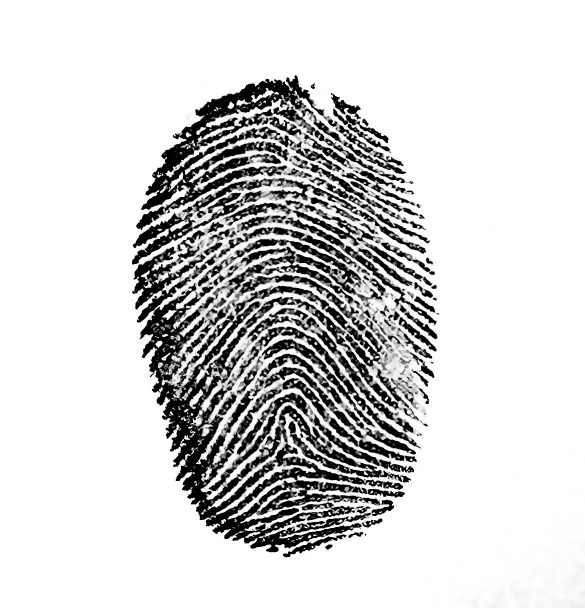
#> input picture minutiae_detection/input/empreinteS3.jpg, 1170 x 1215 px, found by its file name (shown at 1/2 size)
$ python delaunay.py   (older library calls are emulated)
#> lines starting #> are read from the running program, lines starting #| are printed output that depends on the picture; after the words box and inside, x2 and y2 are one past the last pixel; in counts of white or black regions, pixels touching at a corner belong together
#> in pretraitements, image is the input picture: shape (1215, 1170); min 0, max 255, mean 211.6
#> in pretraitements, `image = cv2.resize(image, (512, 512))`:
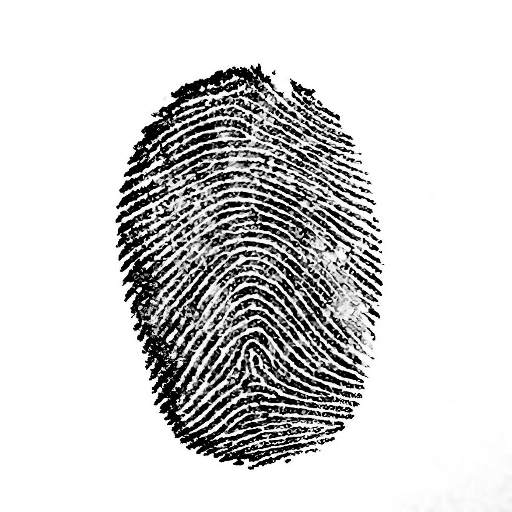
#> image: shape (512, 512); min 0, max 255, mean 211.6
### minutiae_detection/pretraitement.py
import cv2
import numpy as np
import matplotlib.pyplot as plt
from skimage.morphology import skeletonize
from scipy.ndimage import binary_opening
from orientation import fun_orientation
from masque import masque_fun_v3


#. Pretraitement de base

# [5 lines left out: function niv_de_gris, not called in this run]


"""
normilise :imposer  moyenne et variance a atteindre ici M0 et VAR0

formule que l'on veut traduire  (cf article)
$$
\
G(i,j) =
\begin{cases}
M_0 + \sqrt{\dfrac{VAR_0 \, (I(i,j) - M)^2}{VAR}}, & \text{si } I(i,j) > M \\[1.2em]
M_0 - \sqrt{\dfrac{VAR_0 \, (I(i,j) - M)^2}{VAR}}, & \text{sinon.}
\end{cases}
\
$$
$$
\
M = \dfrac{1}{N} \sum_{i,j} I(i,j),
\qquad
VAR = \dfrac{1}{N} \sum_{i,j} \bigl(I(i,j) - M\bigr)^2
\
$$
"""

def normalise_fun(img_grise, M0=100.0, VAR0=100.0):

#> called with M0 = 100, VAR0 = 100
    I = img_grise.astype(np.float64) #passe l'image en TABLEAU de la val de chaque pixel

    if I.max() <= 1.0:
        I *= 255.0 #on elargit les niv de gris

    M = I.mean(); #val moy de gris
#> M = 211.6
    VAR = I.var(); #variance moy de gris
#> VAR = 7358

    if VAR < 1e-9: #on rempli tt pour eviter la div par 0
        G = np.full_like(I, fill_value=M0, dtype=np.float64)
    else:

        d = I - M
        ajustement = np.sqrt((VAR0 * (d**2)) / VAR)
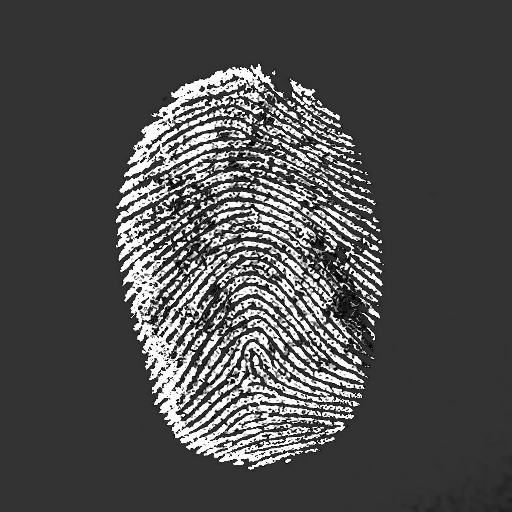
#> ajustement: shape (512, 512) float64; min 0.0489, max 24.67, mean 7.6; drawn with min black and max white
        #pour chaque pixel : écart normalisé
        #conserve l'amplitude relative p/r à la moyenne,
        # mais à échelle de la variance cible VAR0

        G = np.where(I>M, M0+ ajustement, M0 - ajustement )
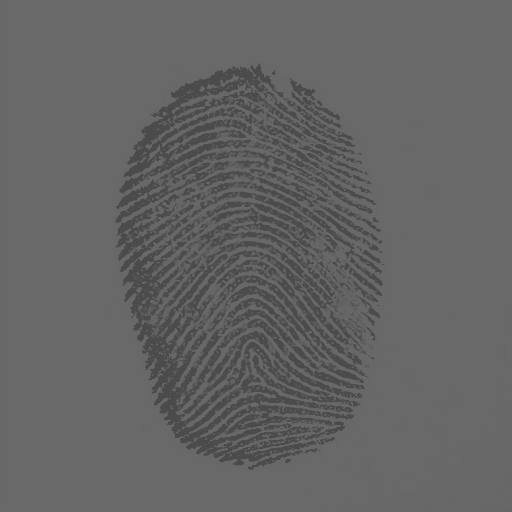
#> G: shape (512, 512) float64; min 75.33, max 105.1, mean 100
        # construit img normalisée pixel par pixel :
        #   plus clair que M  → M0 + ajustement
        #   plus sombre que M → M0 - ajustement
        #-> signe conservé, amplitude remise vers VAR0
    return np.clip(G, 0, 255).astype(np.uint8)
    #recadre entre [0,255 ] et passe format uint8 sinon bug


#. code principal

def pretraitements(filename):

    #nom du fichier entree+ sortie
    output_filename = 'minutiae_detection\pretraitees\empreinte4_pretraitee.jpg'
    mask_output_filename ='minutiae_detection/masque/masque.png'

    #recup image
    image = cv2.imread(filename, cv2.IMREAD_GRAYSCALE)
    # resize pr meilleur "generalisation"

    image = cv2.resize(image, (512, 512))


    #TRANSFORMATION DE L'IMAGE

    #2) normalisation
    tab_normal = normalise_fun(image)

    #3)masque ROI
    masque = masque_fun_v3(tab_normal)
    cv2.imwrite(mask_output_filename, masque)


    #4) orientation locale
    W_BLOCK = 16
    O_bloque = fun_orientation(tab_normal, masque=masque, w=W_BLOCK)
    np.save('minutiae_detection/output_orientation/O_bloque.npy', O_bloque)


    #5): CLAHE (contraste adaptatif)
    #  améliore contraste local
    clahe = cv2.createCLAHE(clipLimit=2.5, tileGridSize=(8, 8))

    '''
    CLAHE = Contrast Limited Adaptive Histogram Equalization
    augmente contraste dans chaque petite zone -> bien pour zone sur ou sous exposee de l'img
    paramètre : clipLimit=2.5 : Limite le renforcement du contraste
    tileGridSize=(8, 8) : découpe img en zones  de 8x8 blocs
    '''
    contrast = clahe.apply(tab_normal) #applique le contraste

    #6) lisser
    filtered = cv2.bilateralFilter(contrast, 5, 100, 125) #lisse img mais garde contours
    '''
    9=taille filtre autour de chaque point
    100=+élevé + peut mélanger des tons différents
    100	= +élevé + regarde loin autour du pixel
    '''


    # 7)"binarisation" passe de gris a N&B mais localement -> bien pour zones sur/ss exposées
    binary = cv2.adaptiveThreshold(filtered, 255,cv2.ADAPTIVE_THRESH_GAUSSIAN_C,cv2.THRESH_BINARY_INV, blockSize=21, C=10)
    '''
    255=val pr pixel blanc
    blockSize = taillce zone traite localement
    cv2.THRESH_BINARY_INV : les zones sombres deviennent blanche -> pour meilleur lecture apres
    C ≈ abbaisse seuil pour etre detecte comme noir -> evite les faux positif/bruit
    '''

    # 8)morph
    # garde que les lignes vraiment présentes, sans petits bouts ni trous
    morph = cv2.morphologyEx(binary, cv2.MORPH_OPEN, np.ones((3, 3), np.uint8)) #supprime pt blancs
    morph = cv2.morphologyEx(morph, cv2.MORPH_CLOSE, np.ones((3, 3), np.uint8)) #remplis les trous noirs dans les lignes blanches

    morph_bin = (morph > 0).astype(np.uint8)#transforme img en 0et1
    cleaned= binary_opening(morph_bin, structure=np.ones((3, 3))) #comme morph_open mais plus math -> mieux pour squeletisation


    #9) squelettisation

    skeleton = skeletonize(cleaned) # -> ensemble de 0 et 1
    # conversion en image enregistrable
    skeleton_img = (skeleton * 255).astype(np.uint8)
    inverted = cv2.bitwise_not(skeleton_img) #inverse couleur -> facilite traitement

    # 10) sauvegadre
    cv2.imwrite(output_filename, inverted)
    print("Image prétraitée enregistree ")


    #------------------------------------------------------------------
    #AFFICHAGE


    plt.subplot(1, 4, 1)
    plt.imshow(image, cmap='gray')
    plt.title("originale")
    plt.axis('off')

    plt.subplot(1, 4, 2)
    plt.title("après Gabor")
    plt.axis('off')

    plt.subplot(1, 4, 3)
    plt.imshow(morph, cmap='gray')
    plt.title("après clean")
    plt.axis('off')

    plt.subplot(1, 4, 4)
    plt.imshow(inverted, cmap='gray')
    plt.title("squelette")
    plt.axis('off')

    plt.tight_layout()
    plt.show()

    return output_filename

### minutiae_detection/masque.py
import cv2
import numpy as np
import matplotlib.pyplot as plt
from skimage.morphology import skeletonize
from scipy.ndimage import binary_opening


def masque_fun_v3(img_grise, debug=False):


#> called with debug = False
    def fill_holes_safe(binary255):
        """
        remplis les trous du masque pour qu'il soit uniforme
        """
        m = binary255.copy()
        h, w = m.shape

        # force bordure noire pour demarrer floodfill dans fond
        m[0, :] = 0
        m[-1, :] = 0
        m[:, 0] = 0
        m[:, -1] = 0

        flood = m.copy()
        mask_ff = np.zeros((h + 2, w + 2), np.uint8) #zone de "coloriage"

        # floodfill depuis (0,0) qui est maintenant garanti fond (0)
        cv2.floodFill(flood, mask_ff, (0, 0), 255)

        # trous = zones non atteintes par floodfill
        holes = cv2.bitwise_not(flood) # fond=0, empreinte=0, trous=255
        filled = cv2.bitwise_or(m, holes) # fusionne binary255 et trous
        return filled


    """
    Masque ROI :
    0 = fond
    255 = empreinte
    """
    # 1) flou fort pour effacer crêtes
    flou_gros = cv2.GaussianBlur(img_grise, (0, 0), 25.0)

    # 2) Otsu: trouve meilleur seuil pour passage N&B
    thr, mask = cv2.threshold(flou_gros, 0, 255, cv2.THRESH_BINARY + cv2.THRESH_OTSU)
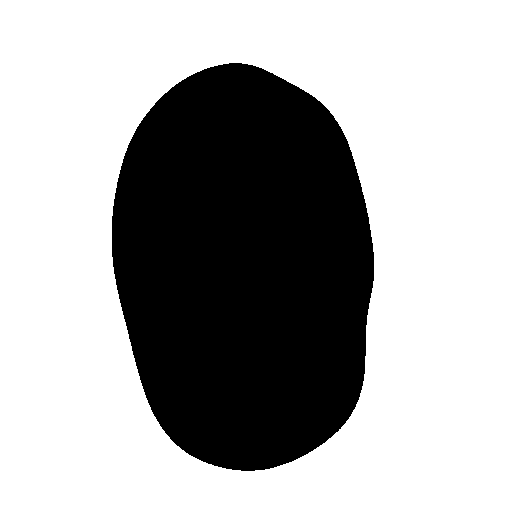
#> mask: shape (512, 512); 67.4% white; 1 black region, box (x1, y1, x2, y2) and area: (112, 63, 374, 471) 85343
#> thr = 97

    # 3) décider inversion en regardant BORDS de l'image originale = fond
    # bordure = 10%  taille de l'image


    h_img, w_img = img_grise.shape
    border = max(5, int(min(h_img, w_img) * 0.10))

    border_pixels = np.concatenate([
        img_grise[:border, :].ravel(),      # haut
        img_grise[-border:, :].ravel(),     # bas
        img_grise[:, :border].ravel(),      # gauche
        img_grise[:, -border:].ravel()      # droite
    ])
    mean_border = np.mean(border_pixels)
#> mean_border = 104.9
    mean_center = np.mean(img_grise[h_img//4:3*h_img//4, w_img//4:3*w_img//4])
#> mean_center = 90.35

    # Si fond  +CLAIR que  → empreinte sombre
    # Après Otsu,  pixels clairs deviennent blancs  → inverser
    if mean_border > mean_center:
       if np.mean(mask[0:border, :]) > 127:  # si bords du masque sont blancs
            mask = 255 - mask
    else:
        # fond sombre → on check les coins
        corners = np.array([mask[0,0], mask[0,-1], mask[-1,0], mask[-1,-1]])
        if np.mean(corners) > 127:
            mask = 255 - mask

    # 4) fermeture morpho (bouche trous)
    kclose = cv2.getStructuringElement(cv2.MORPH_ELLIPSE, (41, 41))
    mask = cv2.morphologyEx(mask, cv2.MORPH_CLOSE, kclose, iterations=2)
#> mask: shape (512, 512); 32.6% white; 1 white region, box (x1, y1, x2, y2) and area: (112, 63, 374, 471) 85345

    # 5) plus grande comp connexe
    num, lbl, stats, _ = cv2.connectedComponentsWithStats(\
        (mask > 0).astype(np.uint8), 8)
#> num = 2; stats = [[0, 0, 512, 512, 176799], [112, 63, 262, 408, 85345]]
    #num = nbr de composantes trouvées
    #lbl = image de même taille que mask, pour chaque pixel : numéro de sa comp connexe
    #stats = tableau de stats pour chaque comp connexe : [x_min, y_min, largeur, hauteur, aire]

    if num > 1:
        #aire la + grd(fond exclus)
        max_comp_connexe = 1 + np.argmax(stats[1:, cv2.CC_STAT_AREA])
#> max_comp_connexe = 1
        #creer masque booleen
        mask = (lbl == max_comp_connexe).astype(np.uint8) * 255

    # 6) remplissage trous
    mask = fill_holes_safe(mask)


    # 7) dilatation -> éviter masque trop “serré”
    kdil = cv2.getStructuringElement(cv2.MORPH_ELLIPSE, (11, 11))
    mask = cv2.dilate(mask, kdil, iterations=1)
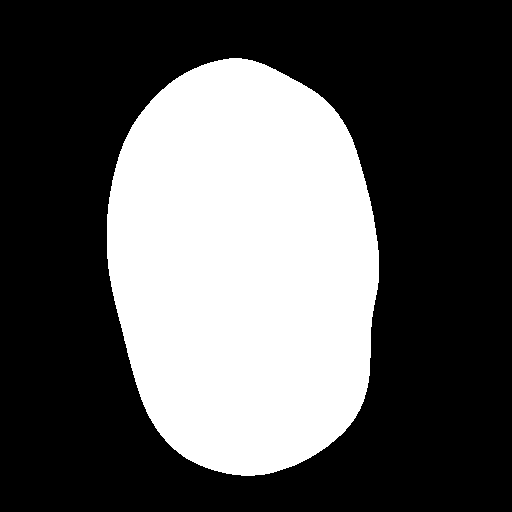
#> mask: shape (512, 512); 34.7% white; 1 white region, box (x1, y1, x2, y2) and area: (107, 58, 379, 476) 90970

    # 8) lissage bords
    kopen = cv2.getStructuringElement(cv2.MORPH_ELLIPSE, (9, 9))
    mask = cv2.morphologyEx(mask, cv2.MORPH_OPEN, kopen, iterations=1)

    return mask

### minutiae_detection/orientation.py
"""
. memo
permet de determiner orientation des zone de l'img
=> block de taille W_BLOCK
 etape 1: pretraitement simple (=normalize + grayscale)
 etape 2: masque = masque autour de l'empreinte
 etape 3: orientation
"""
"""
.documentation CV2

THRESH_OTSU : treshold avec seuil automatique
TRESH_BINARY : treshold binaire
"""

img = "C:/Users/Elise/Downloads/empreinte_overlined.jpeg"

from PIL import Image
import numpy  as np
import cv2
from pathlib   import Path
from PIL import Image
from masque import masque_fun_v3


#. Variable reglables
FICHIER_OUT = "minutiae_detection\\output_orientation"
W_BLOCK =16
LOW_PASS_FILTER_SIZE=5  #taille lissage  etape 4 de l'orientation
COEF_FLOU= 1.0   #écart-type du flou gaussien avant Sobel
USE_TANGENT=False


#. Pretraitement de base


# [34 lines left out: functions niv_de_gris, normalise_fun, not called in this run]
    #recadre entre [0,255 ] et passe format uint8 sinon bug


#. Orientation (Hong)

def fun_orientation(img_grise, masque, w=8, low_pass_size=5, coef_flou=1.0):
    """
        img grise + masque -> matrice des orientation par bloc +
    """
#> called with w = 16, low_pass_size = 5, coef_flou = 1

    G = img_grise.astype(np.float32) #repasse l'img en TAB de val
    H= len(G)
#> H = 512
    W = len (G[0])
#> W = 512
    Hb, Wb = H//w, W//w #etape 1 de l'algo : decoupage en blocs
#> Hb = 32; Wb = 32


    # etape2:gradients

    # lisser un peu avant gradients
    Gs = cv2.GaussianBlur(G, (0,0), coef_flou)

    #gradient horizontaux et verticaux
    Gx=cv2.Sobel(Gs,cv2.CV_32F, 1, 0,ksize=3)
    Gy=cv2.Sobel(Gs, cv2.CV_32F,0, 1,ksize=3)

    # poids: 0 hors masque, |VI| dans le ROI
    mag = cv2.magnitude(Gx, Gy) # + fonçé → + imp
    POIDS = (masque > 0).astype(np.float32) * (mag + 0.00001) #rique div par 0 +0.00001


    # calcul "local orientation of each block centered at pixel i j "
    Vx =np.zeros((Hb, Wb),np.float32)
    Vy =np.zeros((Hb, Wb),np.float32)

    """
    on utilise ces equations :
    $$
    \
\begin{aligned}
S_{xx} &= \sum_{i,j} w_{i,j}\, G_x(i,j)^2, \\[0.5em]
S_{yy} &= \sum_{i,j} w_{i,j}\, G_y(i,j)^2, \\[0.5em]
S_{xy} &= \sum_{i,j} w_{i,j}\, G_x(i,j)\, G_y(i,j),
\end{aligned}

\
V_x = 2 S_{xy}, \qquad V_y = S_{xx} - S_{yy}.
\
$$
    """
    for bi in range(Hb):
        for bj in range(Wb):

            #bord du block
            y0,y1 = bi*w,(bi+1)*w
            x0,x1 = bj*w,(bj+1)*w

            #poid du bloc
            bloc_poids = np.zeros((y1 - y0, x1 - x0), dtype=POIDS.dtype)

            for i in range(y0, y1):
                for j in range(x0, x1):
                    bloc_poids[i - y0, j - x0] = POIDS[i, j]

            if not np.any(bloc_poids>0): # si aucun poid du bloc >0 alors on saute bloc-> vide pas orieneteation fiable
                continue

            #gradient du bloc
            gx = Gx[y0:y1, x0:x1] #Gx = cos(θ + 90°) = −sin(θ)
            gy=Gy[y0:y1, x0:x1] #Gy = sin(θ + 90°) = cos(θ)

            #sommes pondérées
            Sxx = np.sum(bloc_poids * (gx*gx)) #Sxx = Σ Gx² = Σ sin²(θ)
            Syy = np.sum(bloc_poids * (gy*gy)) #Syy = Σ Gy² = Σ cos²(θ)
            Sxy =np.sum(bloc_poids *(gx*gy))
            #Sxy = Σ Gx·Gy = Σ (−sin(θ))·cos(θ) = −Σ sin(θ)cos(θ)

            '''
            Rappels :
               sin(θ)·cos(θ) = ½·sin(2θ)
               sin²(θ) = ½·(1 - cos(2θ))
               cos²(θ) = ½·(1 + cos(2θ))

            => on veut 2θ donc :
             Sxx - Syy = N·½(1-cos2θ) - N·½(1+cos2θ) = -N·cos(2θ)
             2·Sxy = 2·(-N·½·sin(2θ)) = -N·sin(2θ)
             (au signe et facteur N près on a)
             Vy = Sxx-Syy encode cos(2θ)
             Vx = 2·Sxy encode sin(2θ)
            '''
            Vx[bi,bj] = 2.0 * Sxy
            Vy[bi,bj] = (Sxx - Syy)
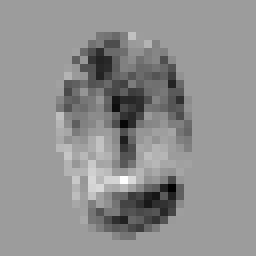
#> Vy: shape (32, 32) float32 (shown 8 times larger); min -25125798, max 15820478, mean -1903010.4; drawn with min black and max white


    # CALCULE DE THETA

    #$$\theta = \tfrac{1}{2} \, \tan^{-1}\!\left( \frac{V_x}{V_y} \right) $$

    theta = 0.5 * np.arctan2(Vx, Vy) #appartenant a [-180,180]


    # etape 4  : FILTRE PASSE - BAS
    #lisser mais en faisant attention que 179° et 1° sont les meme pentes
    #on repasse ne 2theta pour "deplier"

    """
    $$
    \
    \begin{aligned}
    \Phi_x(i,j) &= \cos\big(2\,\theta(i,j)\big), \quad \text{and} \\[0.5em]
    \Phi_y(i,j) &= \sin\big(2\,\theta(i,j)\big),
    \end{aligned}
    \
    \
    \begin{aligned}
    \Phi_x'(i,j) &=
    \sum_{u=-w_\Phi/2}^{w_\Phi/2}
    \sum_{v=-w_\Phi/2}^{w_\Phi/2}
    W(u,v)\,\Phi_x(i - u w,\, j - v w), \quad \text{and} \\[0.8em]
    \Phi_y'(i,j) &=
    \sum_{u=-w_\Phi/2}^{w_\Phi/2}
    \sum_{v=-w_\Phi/2}^{w_\Phi/2}
    W(u,v)\,\Phi_y(i - u w,\, j - v w),
    \end{aligned}
    \
    $$
    """
    phix = np.cos(2*theta) #val dans [-1,1] pour chaque bloc
    phiy = np.sin(2*theta)
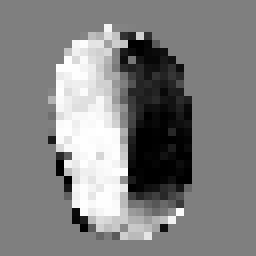
#> phiy: shape (32, 32) float32 (shown 8 times larger); min -1, max 1, mean 0.0165; drawn with min black and max white


    if low_pass_size > 1: # phi' juste remplacer par des flou

        #blur = somme pondéré des voisins de phi = phi'
        #passe bas = attenue les variations rapides de phi = angles abérants
        phix=cv2.blur(phix,(low_pass_size, low_pass_size))
        phiy=cv2.blur(phiy, (low_pass_size,low_pass_size))
#> (the rest of the program and of its run is left out)
